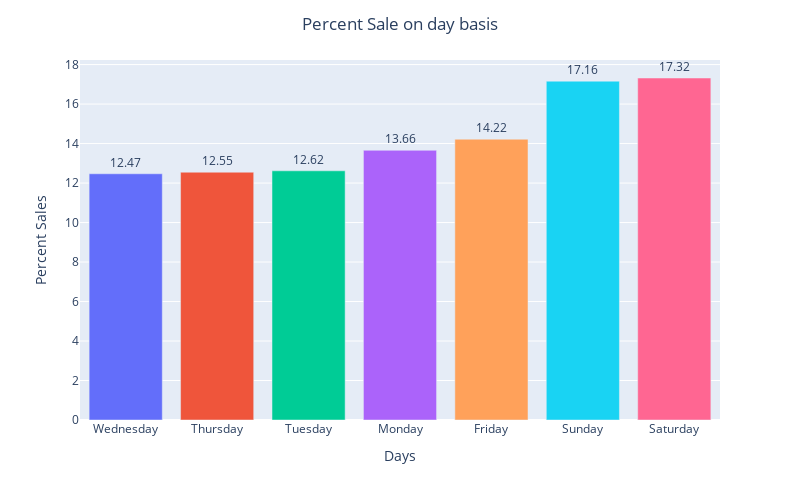

Here is the notebook cell this chart was saved with:
### Code cell
"""We are defining a variable colors for different colours, then plotting a bar graph"""

colors = ['a','b','c','d','e','f','g']
fig = px.bar(x=temp.index, y=y, labels={'x':"Days","y":'Percent Sales'},color=colors, text=y)
fig.update_traces(hovertemplate='Total Sales: %{y}', textposition='outside')
fig.update_layout(showlegend=False, title="Percent Sale on day basis", title_x=0.5,width=800, height=500)
fig.show()

### Figure 1 — Plotly figure (JSON) as saved in the notebook; plotly's stock layout.template omitted (floating-point values rounded to 4 significant figures)
{"data": [{"alignmentgroup": "True", "hovertemplate": "Total Sales: %{y}", "legendgroup": "a", "marker": {"color": "#636efa"}, "name": "a", "offsetgroup": "a", "orientation": "v", "showlegend": true, "text": [12.47], "textposition": "outside", "type": "bar", "x": ["Wednesday"], "xaxis": "x", "y": [12.47], "yaxis": "y"}, {"alignmentgroup": "True", "hovertemplate": "Total Sales: %{y}", "legendgroup": "b", "marker": {"color": "#EF553B"}, "name": "b", "offsetgroup": "b", "orientation": "v", "showlegend": true, "text": [12.55], "textposition": "outside", "type": "bar", "x": ["Thursday"], "xaxis": "x", "y": [12.55], "yaxis": "y"}, {"alignmentgroup": "True", "hovertemplate": "Total Sales: %{y}", "legendgroup": "c", "marker": {"color": "#00cc96"}, "name": "c", "offsetgroup": "c", "orientation": "v", "showlegend": true, "text": [12.62], "textposition": "outside", "type": "bar", "x": ["Tuesday"], "xaxis": "x", "y": [12.62], "yaxis": "y"}, {"alignmentgroup": "True", "hovertemplate": "Total Sales: %{y}", "legendgroup": "d", "marker": {"color": "#ab63fa"}, "name": "d", "offsetgroup": "d", "orientation": "v", "showlegend": true, "text": [13.66], "textposition": "outside", "type": "bar", "x": ["Monday"], "xaxis": "x", "y": [13.66], "yaxis": "y"}, {"alignmentgroup": "True", "hovertemplate": "Total Sales: %{y}", "legendgroup": "e", "marker": {"color": "#FFA15A"}, "name": "e", "offsetgroup": "e", "orientation": "v", "showlegend": true, "text": [14.22], "textposition": "outside", "type": "bar", "x": ["Friday"], "xaxis": "x", "y": [14.22], "yaxis": "y"}, {"alignmentgroup": "True", "hovertemplate": "Total Sales: %{y}", "legendgroup": "f", "marker": {"color": "#19d3f3"}, "name": "f", "offsetgroup": "f", "orientation": "v", "showlegend": true, "text": [17.16], "textposition": "outside", "type": "bar", "x": ["Sunday"], "xaxis": "x", "y": [17.16], "yaxis": "y"}, {"alignmentgroup": "True", "hovertemplate": "Total Sales: %{y}", "legendgroup": "g", "marker": {"color": "#FF6692"}, "name": "g", "offsetgroup": "g", "orientation": "v", "showlegend": true, "text": [17.32], "textposition": "outside", "type": "bar", "x": ["Saturday"], "xaxis": "x", "y": [17.32], "yaxis": "y"}], "layout": {"barmode": "relative", "height": 500, "legend": {"title": {"text": "color"}, "tracegroupgap": 0}, "margin": {"t": 60}, "showlegend": false, "title": {"text": "Percent Sale on day basis", "x": 0.5}, "width": 800, "xaxis": {"anchor": "y", "domain": [0, 1], "title": {"text": "Days"}}, "yaxis": {"anchor": "x", "domain": [0, 1], "title": {"text": "Percent Sales"}}}}
